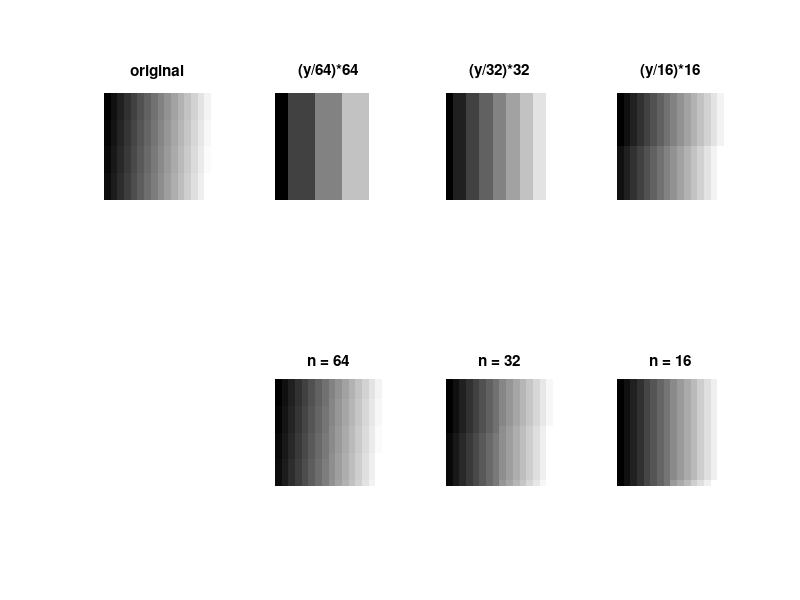

Recreate this plot in MATLAB. (Note: this script raises an error after producing the figure.)
%% Project 1: Point and Neighborhood Processing
% Name: Socheath Sok
% ID: 014470701
% Class: EE 483, T/Th 2:00 - 3:15 pm

%% Ch 4 Problem 2 & 3
% Create an uint8 image from a 0 to 255 vector.
% Apply y = (b/k)*k on an image where k = [64 32 16].
% Why are the results not the same as the original?

clc;clear;close all;

x = 0:255;                         % uint vector from 0 to 255
r = reshape(x, [16 16]);           % reshape x to 16x16
y = uint8(r);                      % convert r to uint8

figure;                                                
subplot(2,4,1);imshow(y);title('original');    

% uint8 arithmetic
subplot(2,4,2);imshow((y/64)*64);title('(y/64)*64');    % k = [64 32 16]; equation (im/k)*k
subplot(2,4,3);imshow((y/32)*32);title('(y/32)*32');
subplot(2,4,4);imshow((y/16)*16);title('(y/16)*16');

% Uniformly Quantized Images
subplot(2,4,6);imshow(ind2gray(grayslice(y,64), gray(64)));title('n = 64'); 
subplot(2,4,7);imshow(ind2gray(grayslice(y,32), gray(32)));title('n = 32');
subplot(2,4,8);imshow(ind2gray(grayslice(y,16), gray(16)));title('n = 16');

sgtitle('uint8 Arithmetic ([b/k]*k) vs Uniform Quantization (n-level)')
%%
% From the subplot, it is clear that each column in the image represents a grayscale value and applying uint8 arithmetic 
% using differnt values of k created output images with different number of grayscales from the original.
% This is because, unlike the uniform quantization process where the grayscale range (0 to 255) is divided into equal 
% portions with each made up of 64 pixel intensities and mapped to an integer value (0 to n-1), the number of 
% grayscales for uint8 arithmetic is calculated differently. With the command (b/k)*k, the maximum graycale 
% output is determine by the equation 255/v+1. Additionally, the result is rounded after performing uint8
% division to remove all fractional part, so it makes sense that there are less grayscales in the output images.
% As a result, applying uniform quatization procedure to an image will produce a similar
% image because each value of n is made up of 64 output grayscales. With regard to the uint8 arithmetic,
% the images generated depends on the value of k and for k = [64 32 16],
% the output grayscales are [5 9 17].

%% Ch 5 Problem 6,7,8
% Apply averaging filters on a detailed image to determine the smallest sized filter
% which the fined detail cannot be seen.
% Apply Gaussian flters with given parameters until fine details disappear.
% Compare the results 
%%
% Testing Averaging Filters
clc;clear;close all;
imshow('cell1.jpg'); impixelinfo;
x = imread('cell1.jpg');

% Applying averaging filers from 6x6 to 14x14
I = (6:14);
for k = 1: length(I)
    z = I(k);
    f1 = fspecial('average',[z,z]);
    figure(1);
    subplot(3,3,k)
    imshow(imfilter(x,f1));
    title(strcat(num2str(I(k)),'x',strcat(num2str(I(k)))));
    sgtitle('Averaging Filters')
end    

%%
% side-by-side comparison
 figure(2);
 x = imread('cell1.jpg');
 subplot(1,2,1);imshow(x); title('original');
 subplot(1,2,2); imshow(imfilter(x,fspecial('average',[10,10]))); title('10x10 averaging filter');
 
%%
% Testing all Gaussian filters parameters
clc;clear;close all;
imshow('cell1.jpg'); impixelinfo;
x = imread('cell1.jpg');

f3 = [0.5 1 2]; f7 = [1 3 6]; 
f11 = [1 4 8]; f21 =  [1 5 10];
for k = 1:length(f3)
    a = f3(k); b = f7(k); c = f11(k); d = f21(k);
    f_3 = fspecial('gaussian',[3,3],a);
    f_7 = fspecial('gaussian',[7,7],b);
    f_11 = fspecial('gaussian',[11,11],c);
    f_21 = fspecial('gaussian',[21,21],d);
    figure(1); sgtitle('3x3 Gaussian Filters')
    subplot(1,3,k);  imshow(imfilter(x,f_3));title(strcat(num2str(a)));
    figure(2);sgtitle('7x7 Gaussian Filters')
    subplot(1,3,k);  imshow(imfilter(x,f_7));title(strcat(num2str(b)));
    figure(3);sgtitle('11x11 Gaussian Filters')
    subplot(1,3,k);  imshow(imfilter(x,f_7));title(strcat(num2str(c)));
    figure(4);sgtitle('21x21 Gaussian Filters')
    subplot(1,3,k);  imshow(imfilter(x,f_7));title(strcat(num2str(d)));
end
%%
% Side-by-side comparisons
x = imread('cell1.jpg');
a = (fspecial('gaussian',[7,7],3));
b = (fspecial('gaussian',[11,11],4));
c = (fspecial('gaussian',[21,21],5));
figure;
subplot(2,2,1); imshow(x); title('Original')
subplot(2,2,2); imshow(imfilter(x,a)); title('7x7 sigma 3')
subplot(2,2,3); imshow(imfilter(x,b)); title('11x11 sigma 4')
subplot(2,2,4); imshow(imfilter(x,c)); title('21x21 sigma 5')

%%
% For the averaging fitler, fine details cannot be seen with 10x10 averaging filter.
% With the given 3x3 Gaussian filter parameters, fine details can be seen in all three images.
% As for 7x7, 11x11, and 21x21 fitlers, fine details cannot be seen starting at sigma 3, 4 and 5, respectively.
% For easy viewing, side-by-side comparisons between the original and
% smallest desired filter for both types are set up under each test. 
% In terms of observation, with the fine details image selected, both averaging and gaussian filters
% are used to reduce the amount of noise and details. As the filter size for averaging
% filter increases, the image becomes more and more blurry. However, this
% blurry effect is a lot less noticeable with the guassian filter because
% instead of taking the mean of the neighbors around each pixel, this filter
% blur the image using the guassian function. Futhermore, the area of blur
% after the gaussian filter seem to be proportional to the standard deviation.

%% Ch 5 Problem 10
% Apply different Laplacian filters to two images to determine which
% produce the best edge image.

clc;clear;close all;
c = imread('cameraman.png');
r = imread('engineer.png');
f0 = fspecial('laplacian',0);f1 = fspecial('laplacian',1);           % 3x3 laplacian filter wit h different alpha values          
figure(1); sgtitle('laplacian filters');
subplot(2,4,1);imshow(c); title('original');
subplot(2,4,2);imshow(imfilter(c,f0)); title('a = 0');                                  % alpha min
subplot(2,4,3);imshow(imfilter(c,f1)); title('a = 1');                                  % alpha max
subplot(2,4,4);imshow(imfilter(c,fspecial('log',[3,3]))); title('log');                 % laplacian of gaussian        
subplot(2,4,5);imshow(r); title('original');
subplot(2,4,6);imshow(imfilter(r,f0)); title('a = 0');                                      
subplot(2,4,7);imshow(imfilter(r,f1)); title('a = 1');
subplot(2,4,8);imshow(imfilter(r,fspecial('log',[3,3]))); title('log');
%%
% In the cameraman image, the edges can easily be picked up by
% the laplacian filter at both the minimum and maximum alpha values.
% However, when the same filters are applied to the engineer image, the
% edges are harder to pick up, and the results show that the alpha value does affect the
% quality of edge detection with a lower value (a = 0) performing better than a higher one (a = 1). 
% Even though a laplacian filter can be used by itself to detect the
% edges, the quality of detection can often be improved with additional image
% processing techniques. In this two cases, gaussian filters can be used to
% smooth out the images first before applying the laplacian filters.
% Looking at the images side-by-side, the laplacian of gaussian (log)
% filter is clearly better in detecting the edges. In the cases where values
% are outside the range [0 255], scaling operation in the form
% on a linear transformation is needed to force all values back into the
% displayable range. 

%% Ch 5 Problem 19
% Apply an unsharp mask filter after a 3x3 averaging filter.
% Can this be used to reverse the blurring effects?

clc;clear;close all;
x = imread('cell1.jpg');
f1 = fspecial('average',[3,3]);
f2 = fspecial('unsharp');               % default a = 0.2
y = imfilter(x,f1);
subplot(1,3,1); imshow(x);  title('original');
subplot(1,3,2); imshow(y);  title('average');
subplot(1,3,3); imshow(imfilter(y,f2));title('unsharp');
%%
% From the result, the sharpness of an image from the unsharp filter seem
% to be better than both the original and the one generated with the blurring effect. 
% However, by applying a 3x3 averaging filter, some information such as noise and minor details 
% is removed permanently to smooth out or blur the image.
% As such, with the 3x3 unsharp mask filter, the image along with the remaining information 
% is simply sharpened to counteract the blurring filter. Moreover, the quality of sharpness depends on the alpha value
% with lower one being sharper, but regardless of the parameter, the lost details cannot not be recovered. 


